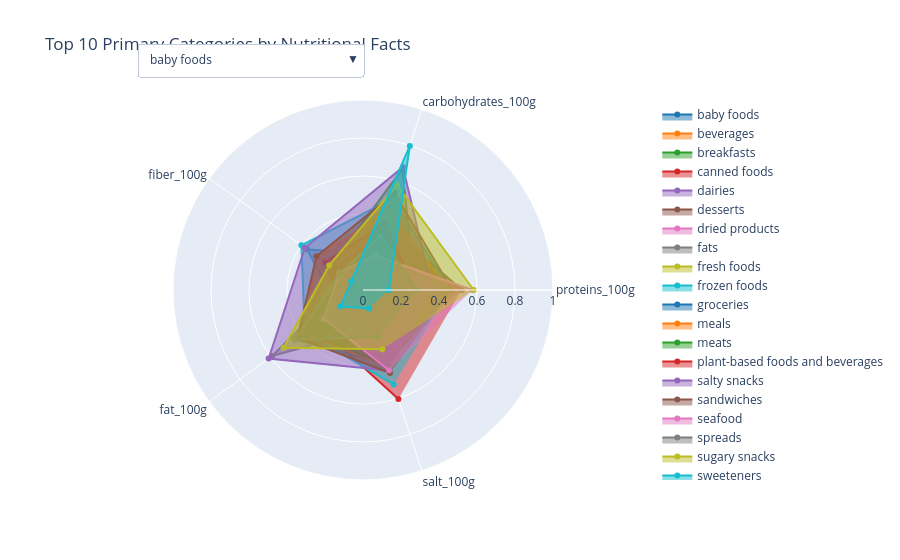

Here is the notebook cell this chart was saved with:
### Markdown cell above
### Radial chart

### Code cell
import pandas as pd
from modules.radar_chart import preprocess_data, create_radar_chart, create_radar_chart_with_dropdown

# Define the columns to analyze
category_col = 'category_level_1'
nutrient_cols = ['proteins_100g', 'carbohydrates_100g', 'fiber_100g', 'fat_100g', 'salt_100g']

# Preprocess the data
top_category_nutrition = preprocess_data(data, category_col, nutrient_cols, top_n=20)

# Extract categories and values
categories = top_category_nutrition[category_col]
values = top_category_nutrition[nutrient_cols]

# Create a radar chart
# create_radar_chart(categories, values, title='Top 10 Primary Categories by Nutritional Facts')
create_radar_chart_with_dropdown(categories, values, title='Top 10 Primary Categories by Nutritional Facts')

### Figure 1 — Plotly figure (JSON) as saved in the notebook; plotly's stock layout.template omitted (floating-point values rounded to 4 significant figures)
{"data": [{"fill": "toself", "line": {"color": "#1f77b4"}, "name": "baby foods", "r": [0.2924, 0.2004, 0.3618, 0.1642, 0.3022], "theta": ["proteins_100g", "carbohydrates_100g", "fiber_100g", "fat_100g", "salt_100g"], "type": "scatterpolar", "visible": true}, {"fill": "toself", "line": {"color": "#ff7f0e"}, "name": "beverages", "r": [0.1345, 0.1888, 0.105, 0.1205, 0.1107], "theta": ["proteins_100g", "carbohydrates_100g", "fiber_100g", "fat_100g", "salt_100g"], "type": "scatterpolar", "visible": true}, {"fill": "toself", "line": {"color": "#2ca02c"}, "name": "breakfasts", "r": [0.2748, 0.6688, 0.2129, 0.4432, 0.411], "theta": ["proteins_100g", "carbohydrates_100g", "fiber_100g", "fat_100g", "salt_100g"], "type": "scatterpolar", "visible": true}, {"fill": "toself", "line": {"color": "#d62728"}, "name": "canned foods", "r": [0.5173, 0.2848, 0.1594, 0.3062, 0.603], "theta": ["proteins_100g", "carbohydrates_100g", "fiber_100g", "fat_100g", "salt_100g"], "type": "scatterpolar", "visible": true}, {"fill": "toself", "line": {"color": "#9467bd"}, "name": "dairies", "r": [0.2979, 0.3255, 0.1058, 0.3733, 0.2666], "theta": ["proteins_100g", "carbohydrates_100g", "fiber_100g", "fat_100g", "salt_100g"], "type": "scatterpolar", "visible": true}, {"fill": "toself", "line": {"color": "#8c564b"}, "name": "desserts", "r": [0.5204, 0.3698, 0.2125, 0.4064, 0.3459], "theta": ["proteins_100g", "carbohydrates_100g", "fiber_100g", "fat_100g", "salt_100g"], "type": "scatterpolar", "visible": true}, {"fill": "toself", "line": {"color": "#e377c2"}, "name": "dried products", "r": [0.3869, 0.468, 0.2719, 0.2097, 0.1956], "theta": ["proteins_100g", "carbohydrates_100g", "fiber_100g", "fat_100g", "salt_100g"], "type": "scatterpolar", "visible": true}, {"fill": "toself", "line": {"color": "#7f7f7f"}, "name": "fats", "r": [0.1442, 0.1361, 0.09127, 0.5909, 0.2081], "theta": ["proteins_100g", "carbohydrates_100g", "fiber_100g", "fat_100g", "salt_100g"], "type": "scatterpolar", "visible": true}, {"fill": "toself", "line": {"color": "#bcbd22"}, "name": "fresh foods", "r": [0.3689, 0.3235, 0.1782, 0.3666, 0.3958], "theta": ["proteins_100g", "carbohydrates_100g", "fiber_100g", "fat_100g", "salt_100g"], "type": "scatterpolar", "visible": true}, {"fill": "toself", "line": {"color": "#17becf"}, "name": "frozen foods", "r": [0.4598, 0.5064, 0.4007, 0.3787, 0.5225], "theta": ["proteins_100g", "carbohydrates_100g", "fiber_100g", "fat_100g", "salt_100g"], "type": "scatterpolar", "visible": true}, {"fill": "toself", "line": {"color": "#1f77b4"}, "name": "groceries", "r": [0.2979, 0.3105, 0.1849, 0.2354, 0.1703], "theta": ["proteins_100g", "carbohydrates_100g", "fiber_100g", "fat_100g", "salt_100g"], "type": "scatterpolar", "visible": true}, {"fill": "toself", "line": {"color": "#ff7f0e"}, "name": "meals", "r": [0.4544, 0.4371, 0.3029, 0.387, 0.4252], "theta": ["proteins_100g", "carbohydrates_100g", "fiber_100g", "fat_100g", "salt_100g"], "type": "scatterpolar", "visible": true}, {"fill": "toself", "line": {"color": "#2ca02c"}, "name": "meats", "r": [0.4728, 0.1983, 0.1308, 0.3706, 0.4186], "theta": ["proteins_100g", "carbohydrates_100g", "fiber_100g", "fat_100g", "salt_100g"], "type": "scatterpolar", "visible": true}, {"fill": "toself", "line": {"color": "#d62728"}, "name": "plant-based foods and beverages", "r": [0.2791, 0.369, 0.2472, 0.1465, 0.2193], "theta": ["proteins_100g", "carbohydrates_100g", "fiber_100g", "fat_100g", "salt_100g"], "type": "scatterpolar", "visible": true}, {"fill": "toself", "line": {"color": "#9467bd"}, "name": "salty snacks", "r": [0.3634, 0.6801, 0.3782, 0.614, 0.4452], "theta": ["proteins_100g", "carbohydrates_100g", "fiber_100g", "fat_100g", "salt_100g"], "type": "scatterpolar", "visible": true}, {"fill": "toself", "line": {"color": "#8c564b"}, "name": "sandwiches", "r": [0.4699, 0.5374, 0.3027, 0.426, 0.4595], "theta": ["proteins_100g", "carbohydrates_100g", "fiber_100g", "fat_100g", "salt_100g"], "type": "scatterpolar", "visible": true}, {"fill": "toself", "line": {"color": "#e377c2"}, "name": "seafood", "r": [0.5749, 0.1932, 0.153, 0.2566, 0.4441], "theta": ["proteins_100g", "carbohydrates_100g", "fiber_100g", "fat_100g", "salt_100g"], "type": "scatterpolar", "visible": true}, {"fill": "toself", "line": {"color": "#7f7f7f"}, "name": "spreads", "r": [0.285, 0.2972, 0.1513, 0.443, 0.2597], "theta": ["proteins_100g", "carbohydrates_100g", "fiber_100g", "fat_100g", "salt_100g"], "type": "scatterpolar", "visible": true}, {"fill": "toself", "line": {"color": "#bcbd22"}, "name": "sugary snacks", "r": [0.5827, 0.5804, 0.2202, 0.5164, 0.328], "theta": ["proteins_100g", "carbohydrates_100g", "fiber_100g", "fat_100g", "salt_100g"], "type": "scatterpolar", "visible": true}, {"fill": "toself", "line": {"color": "#17becf"}, "name": "sweeteners", "r": [0.1356, 0.7971, 0.07599, 0.1462, 0.1027], "theta": ["proteins_100g", "carbohydrates_100g", "fiber_100g", "fat_100g", "salt_100g"], "type": "scatterpolar", "visible": true}], "layout": {"polar": {"radialaxis": {"range": [0, 1], "visible": true}}, "title": {"text": "Top 10 Primary Categories by Nutritional Facts"}, "updatemenus": [{"buttons": [{"args": [{"title": "Top 10 Primary Categories by Nutritional Facts - baby foods", "visible": [true, false, false, false, false, false, false, false, false, false, false, false, false, false, false, false, false, false, false, false]}], "label": "baby foods", "method": "update"}, {"args": [{"title": "Top 10 Primary Categories by Nutritional Facts - beverages", "visible": [false, true, false, false, false, false, false, false, false, false, false, false, false, false, false, false, false, false, false, false]}], "label": "beverages", "method": "update"}, {"args": [{"title": "Top 10 Primary Categories by Nutritional Facts - breakfasts", "visible": [false, false, true, false, false, false, false, false, false, false, false, false, false, false, false, false, false, false, false, false]}], "label": "breakfasts", "method": "update"}, {"args": [{"title": "Top 10 Primary Categories by Nutritional Facts - canned foods", "visible": [false, false, false, true, false, false, false, false, false, false, false, false, false, false, false, false, false, false, false, false]}], "label": "canned foods", "method": "update"}, {"args": [{"title": "Top 10 Primary Categories by Nutritional Facts - dairies", "visible": [false, false, false, false, true, false, false, false, false, false, false, false, false, false, false, false, false, false, false, false]}], "label": "dairies", "method": "update"}, {"args": [{"title": "Top 10 Primary Categories by Nutritional Facts - desserts", "visible": [false, false, false, false, false, true, false, false, false, false, false, false, false, false, false, false, false, false, false, false]}], "label": "desserts", "method": "update"}, {"args": [{"title": "Top 10 Primary Categories by Nutritional Facts - dried products", "visible": [false, false, false, false, false, false, true, false, false, false, false, false, false, false, false, false, false, false, false, false]}], "label": "dried products", "method": "update"}, {"args": [{"title": "Top 10 Primary Categories by Nutritional Facts - fats", "visible": [false, false, false, false, false, false, false, true, false, false, false, false, false, false, false, false, false, false, false, false]}], "label": "fats", "method": "update"}, {"args": [{"title": "Top 10 Primary Categories by Nutritional Facts - fresh foods", "visible": [false, false, false, false, false, false, false, false, true, false, false, false, false, false, false, false, false, false, false, false]}], "label": "fresh foods", "method": "update"}, {"args": [{"title": "Top 10 Primary Categories by Nutritional Facts - frozen foods", "visible": [false, false, false, false, false, false, false, false, false, true, false, false, false, false, false, false, false, false, false, false]}], "label": "frozen foods", "method": "update"}, {"args": [{"title": "Top 10 Primary Categories by Nutritional Facts - groceries", "visible": [false, false, false, false, false, false, false, false, false, false, true, false, false, false, false, false, false, false, false, false]}], "label": "groceries", "method": "update"}, {"args": [{"title": "Top 10 Primary Categories by Nutritional Facts - meals", "visible": [false, false, false, false, false, false, false, false, false, false, false, true, false, false, false, false, false, false, false, false]}], "label": "meals", "method": "update"}, {"args": [{"title": "Top 10 Primary Categories by Nutritional Facts - meats", "visible": [false, false, false, false, false, false, false, false, false, false, false, false, true, false, false, false, false, false, false, false]}], "label": "meats", "method": "update"}, {"args": [{"title": "Top 10 Primary Categories by Nutritional Facts - plant-based foods and beverages", "visible": [false, false, false, false, false, false, false, false, false, false, false, false, false, true, false, false, false, false, false, false]}], "label": "plant-based foods and beverages", "method": "update"}, {"args": [{"title": "Top 10 Primary Categories by Nutritional Facts - salty snacks", "visible": [false, false, false, false, false, false, false, false, false, false, false, false, false, false, true, false, false, false, false, false]}], "label": "salty snacks", "method": "update"}, {"args": [{"title": "Top 10 Primary Categories by Nutritional Facts - sandwiches", "visible": [false, false, false, false, false, false, false, false, false, false, false, false, false, false, false, true, false, false, false, false]}], "label": "sandwiches", "method": "update"}, {"args": [{"title": "Top 10 Primary Categories by Nutritional Facts - seafood", "visible": [false, false, false, false, false, false, false, false, false, false, false, false, false, false, false, false, true, false, false, false]}], "label": "seafood", "method": "update"}, {"args": [{"title": "Top 10 Primary Categories by Nutritional Facts - spreads", "visible": [false, false, false, false, false, false, false, false, false, false, false, false, false, false, false, false, false, true, false, false]}], "label": "spreads", "method": "update"}, {"args": [{"title": "Top 10 Primary Categories by Nutritional Facts - sugary snacks", "visible": [false, false, false, false, false, false, false, false, false, false, false, false, false, false, false, false, false, false, true, false]}], "label": "sugary snacks", "method": "update"}, {"args": [{"title": "Top 10 Primary Categories by Nutritional Facts - sweeteners", "visible": [false, false, false, false, false, false, false, false, false, false, false, false, false, false, false, false, false, false, false, true]}], "label": "sweeteners", "method": "update"}], "direction": "down", "showactive": true, "x": 0.1, "xanchor": "left", "y": 1.15, "yanchor": "top"}]}}
